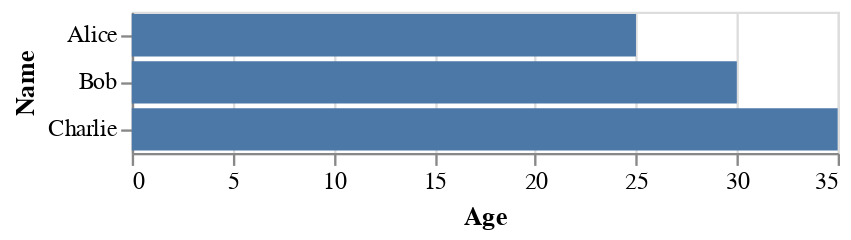

The notebook cell saved with this chart:
### Markdown cell above
# Building a Basic Chart

## Bar Chart

### Code cell
import pandas as pd
import altair as alt

# Create data for the DataFrame
data = {'Name': ['Alice', 'Bob', 'Charlie'],
'Age': [25, 30, 35],
'City': ['New York', 'Paris', 'London']
}


# Create the DataFrame from the data
df = pd.DataFrame(data)

# Create the chart
chart = alt.Chart(df).mark_bar(
).encode(
    x = 'Age',     
    y = 'Name' 
)

chart.save('chart.html')
chart

### Figure 1 — Vega-Lite specification as saved in the notebook (floating-point values rounded to 4 significant figures)
{"config": {"view": {"continuousWidth": 300, "continuousHeight": 300}}, "data": {"name": "data-0c382a7e2b25acc44ea0fe6355a4f195"}, "mark": {"type": "bar"}, "encoding": {"x": {"field": "Age", "type": "quantitative"}, "y": {"field": "Name", "type": "nominal"}}, "$schema": "https://vega.github.io/schema/vega-lite/v5.15.1.json", "datasets": {"data-0c382a7e2b25acc44ea0fe6355a4f195": [{"Name": "Alice", "Age": 25, "City": "New York"}, {"Name": "Bob", "Age": 30, "City": "Paris"}, {"Name": "Charlie", "Age": 35, "City": "London"}]}}
